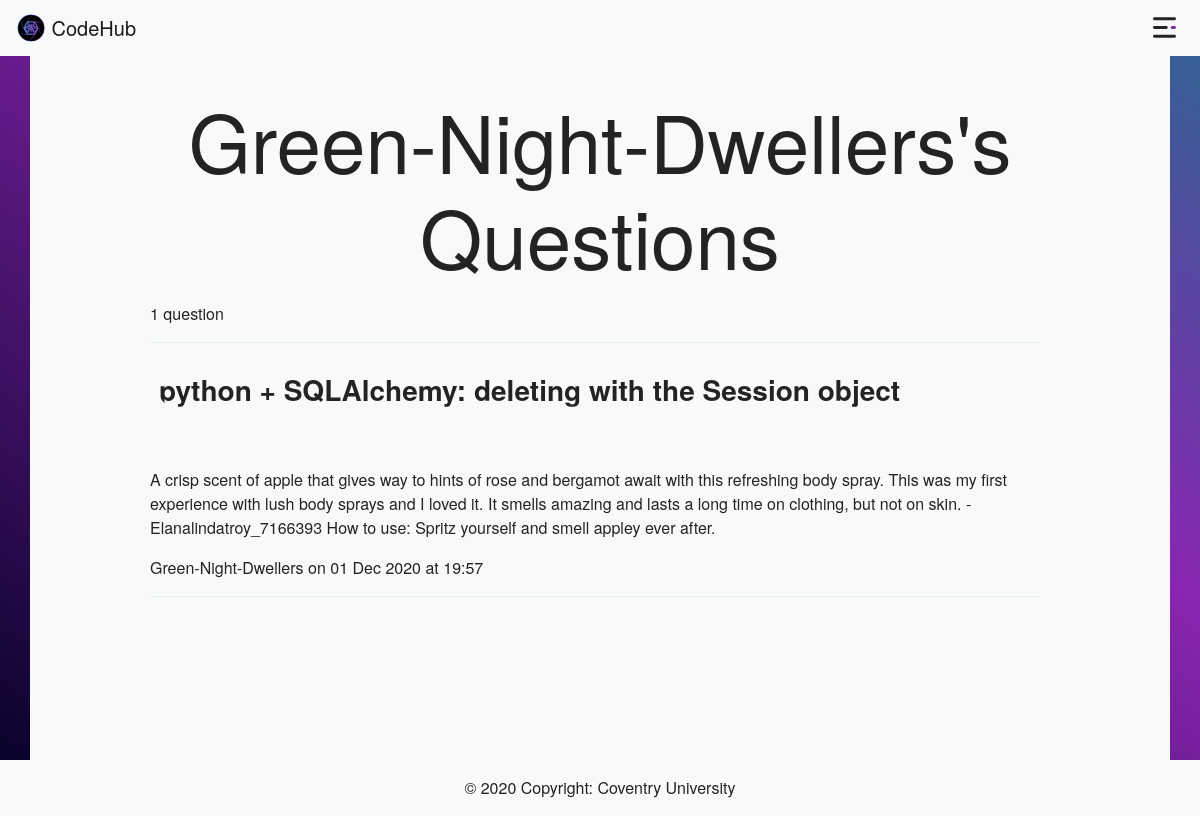
Page /Green-Night-Dwellers/questions (signed in) on the earlier database version.
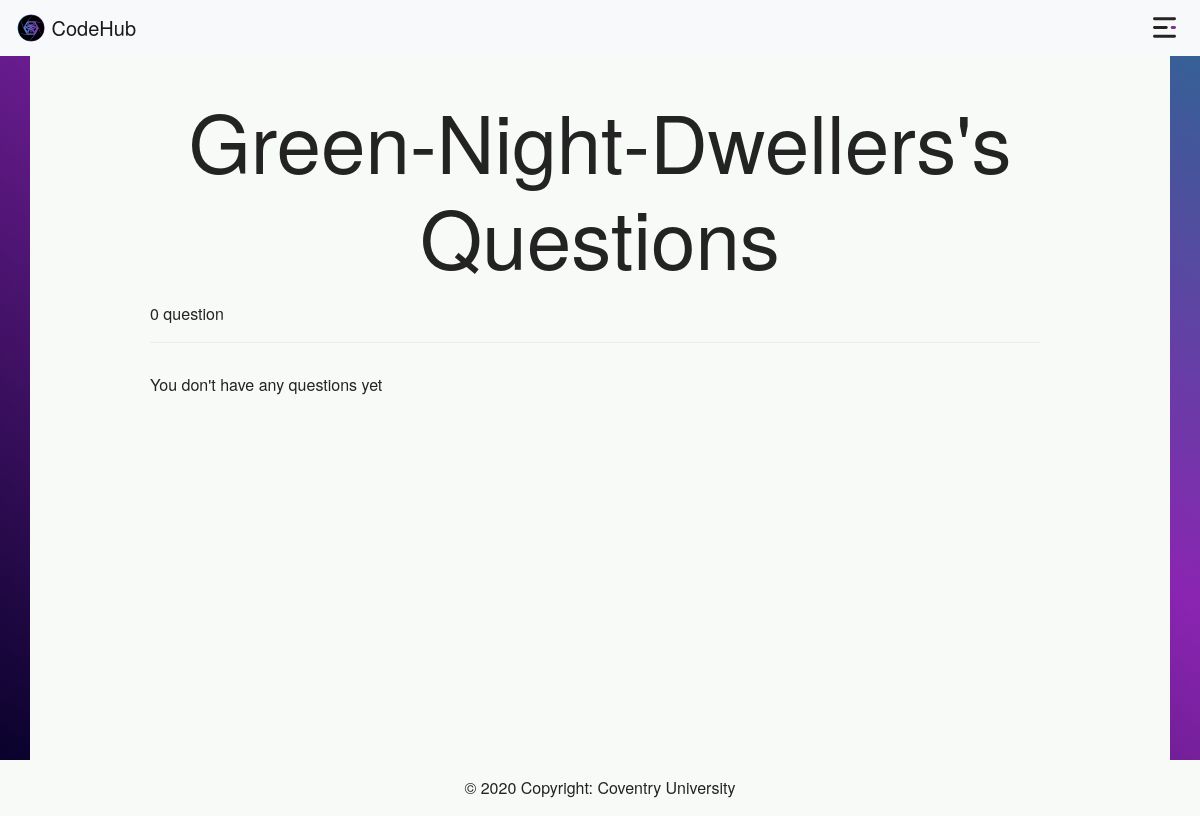
Same page on the later database version.
### app/models/models.py (models this page shows, shortened)
class Question(db.Model):
    question_id = db.Column(db.Integer, primary_key=True)
    title = db.Column(db.String(), unique=True, nullable=False)
    date = db.Column(db.DateTime, default=datetime.utcnow)
    content = db.Column(db.Text, nullable=True)
    user_id = db.Column(db.Integer, db.ForeignKey('user.user_id'), nullable=False)
    answer_id = db.relationship('Answer', cascade='all,delete', backref='question', lazy=True)

class User(db.Model, UserMixin):
    user_id = db.Column(db.Integer, primary_key=True)
    name = db.Column(db.String(80), unique=False, nullable=False)
    username = db.Column(db.String(80), unique=True, nullable=False)
    email = db.Column(db.String(120), unique=True, nullable=False)
    password = db.Column(db.String(120), nullable=False)
    email_confirmation = db.Column(db.Boolean(1), unique=False, default=False)
    admin = db.Column(db.Boolean(1), unique=False, default=False)
    question = db.relationship('Question', backref='author', lazy=True)
    answer = db.relationship('Answer', backref='author', lazy=True)

### app/users/routes.py (the view)
@user_blp.route('/<username>/questions', methods=['GET', 'POST'])
@login_required
def user_questions(username):
    questions = Question.query.filter_by(user_id=current_user.user_id).all()
    questions_count = Question.query.filter_by(user_id=current_user.user_id).count()
    return render_template('auth/user_questions.html', title='Users Questions', questions=questions, questions_count=questions_count)

### app/models/models.py (called while the page is built)
@login_manager.user_loader
def load_user(user_id):
    return User.query.get(int(user_id))

### app/templates/auth/user_questions.html (shortened to what this page needs)
{% extends 'base.html' %}
{% block body %}
    <div class="container home_feedArea col-container">
        <br>
        <h1 id="profile"> {{ current_user.username }}'s Questions </h1>
        {% if questions_count <= 1  %}
            <p>{{ questions_count }} question</p>
        {% else %}
            <p>{{ questions_count }} questions</p>
        {% endif %}
        <div id="account_dividir" class="dropdown-divider"></div>
        {% if questions_count == 0  %}
        <p>You don't have any questions yet</p>
    {% else %}
        {% for question in  questions %}
            <h3 id='title'><a href="/questions/{{ question.question_id }}">{{ question.title}}</a></h3>
            <br>
            <br>
            <p>{{ question.content }}</p>
            <p>{{ question.author.username }} on {{ question.date.strftime('%d %b %Y') }} at {{ question.date.strftime('%H:%M') }}</p>
            <div id="account_dividir" class="dropdown-divider"></div>
        {% endfor %}
    {% endif %}
    </div>
{% endblock %}

Differences in the rows shown:
removed Question: title "python + SQLAlchemy: deleting with the Session object", content "A crisp scent of apple that gives way to hints of rose and bergamot await with this refreshing body spray. This was my first experience with lush body sprays and I loved it. It smells amazing and lasts a long time on clothing, but not on skin. - Elanalindatroy_7166393 How to use: Spritz yourself and smell appley ever after.", author.username "Green-Night-Dwellers", date "01 Dec 2020", date "19:57"
Other differences:
{{ questions_count }}: "1" → "0"
text now shown: "You don't have any questions yet"
